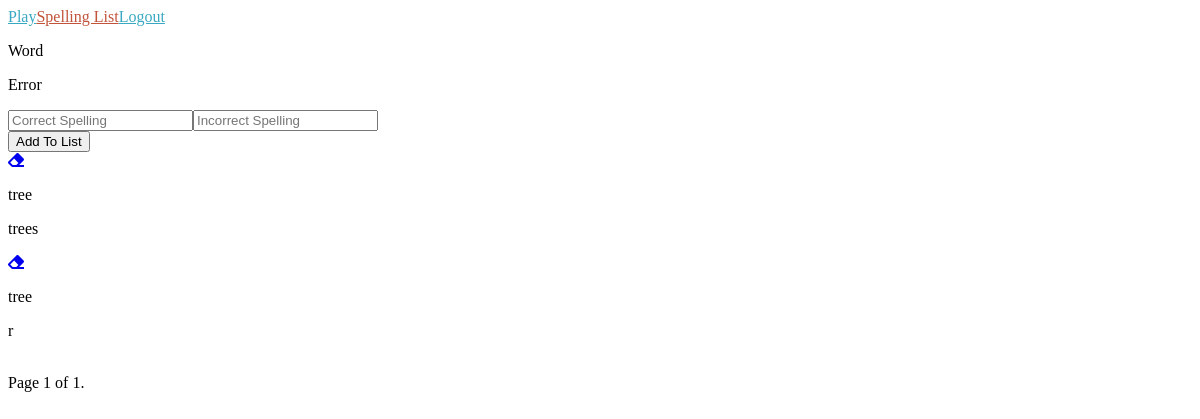
The app's page /study/ (signed in), older data.
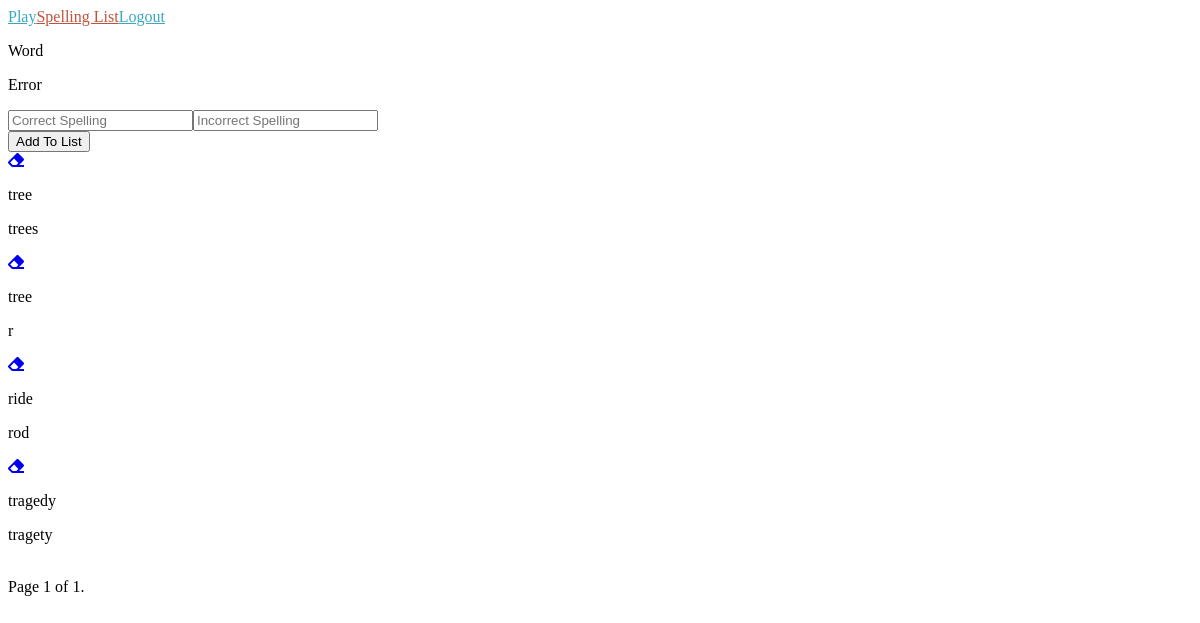
The same page, newer data.
### spellingapp/models.py (models this page shows, shortened)
class KeyVal(models.Model):
    word = models.CharField(max_length=240, default="word", null=True)
    spelling_error = models.CharField(max_length=240, default="spellingerror", null=True)
    user = models.ForeignKey(User, on_delete=models.PROTECT, related_name='KeyVals', default='...')

### spellingapp/views.py (the view)
# urls.py: path('study/', views.study_view, name="study_view" ),
def study_view(request):
    spelling_list = KeyVal.objects.filter(user=request.user)
    paginator = Paginator(spelling_list, 20)
    page_number = request.GET.get('page')
    page_obj = paginator.get_page(page_number)
    context = {
        'spelling_list': page_obj,
    }
    return render(request, 'spellingapp/study_page.html', context )

### spellingapp/templates/spellingapp/study_page.html (shortened to what this page needs)
{% extends 'spellingapp/base.html' %}
{% load static %}
{% block study %}
<div id="studyPage">
    <div id="studyPageInner">
            <section id="wordErrorLabel">
                <div>
                    <p id="wordLabel">Word</p>
                </div>
                <div>
                    <p id="errorLabel">Error</p>
                </div>
            </section>
            <form id="addAndRemoveForm" action="{% url 'spellingapp:add_key_val' %}" method="POST">
                <input id="correctSpellingInput" type="text" name="word" placeholder="Correct Spelling">
                <input id="spellingErrorInput" type="text" name="spelling_error" placeholder="Incorrect Spelling">
                <br>
                <button id="addAndRemoveBtn" type="submit">Add To List</button>
            </form>
            {% for item in spelling_list  %}
                <div id="spellingListContainer">
                    <div id="spellingListLeft">
                        <a id="removeWord" href="{% url 'spellingapp:remove_key_val' pk=item.pk %}"><i class="fas fa-eraser"></i></a>
                        <p>{{ item.word }}</p>
                    </div>
                    <div id="spellingListRight">
                        <p>{{ item.spelling_error }}</p>
                    </div>
                </div>
            {% endfor %}
            <br>
            <div class="pagination">
                <div class="step-links">
                    <span class="current">
                        Page {{ spelling_list.number }} of {{ spelling_list.paginator.num_pages }}.
                    </span>
                </div>
            </div>
    </div>
</div>
{% endblock study %}

### spellingapp/templates/spellingapp/base.html (shortened to what this page needs)
<!DOCTYPE html>
<html lang="en">
  <head>
    {% load sass_tags %}
    <link href="{% sass_src 'spellingproject/css/styles.css' %}" rel="stylesheet" type="text/css" />
  </head>
  <body>
  <div id="app">
    <div id="header">
      {% if user.is_authenticated %}
        <a id="learningLink" href="{% url 'spellingapp:learning_view' %}">Play</a>
        <a id="spellingListLink" href="{% url 'spellingapp:study_view' %}">Spelling List</a>
      {% else %}
        <a id="homeLink" href="{% url 'spellingapp:home' %}">Home</a>
      {% endif %}
      {% if user.is_authenticated %}
        <a id="logoutLink" href="{% url 'logout' %}">Logout</a>
      {% else %}
        <a id="loginLink" href="{% url 'login' %}">Login</a>
        <a id="registerLink" href="{% url 'register' %}">Register</a>
      {% endif %}
    </div>
      {% block study %}
      {% endblock %}
    </div>
  </body>
</html>

Row changes from the older to the newer data that the page shows:
added KeyVal: word "ride", spelling_error "rod"
added KeyVal: word "tragedy", spelling_error "tragety"
